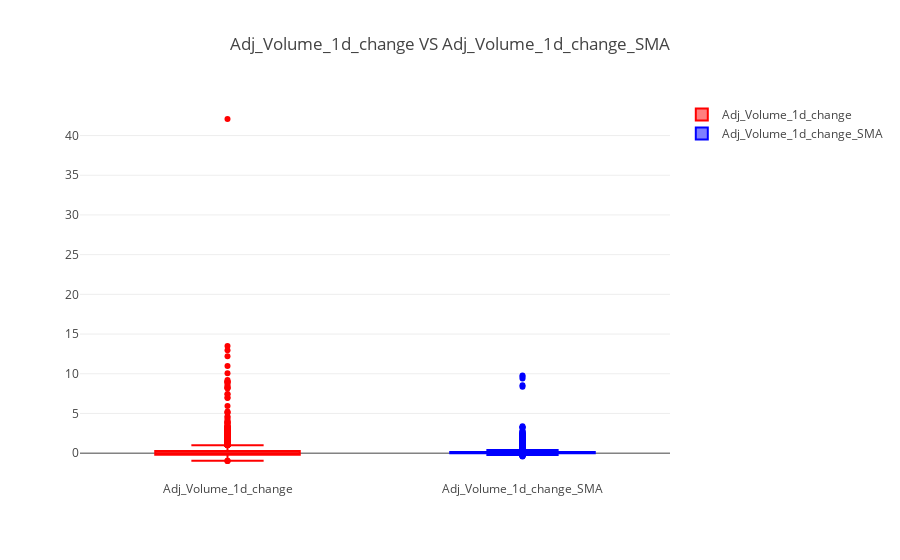

Here is the notebook cell this chart was saved with:
### Code cell
import plotly.graph_objs as go
from plotly.offline import init_notebook_mode, plot, iplot
init_notebook_mode(connected=True)

y0=spy_df.Adj_Volume_1d_change
y1=spy_df.Adj_Volume_1d_change_SMA


layout = go.Layout(
    title='Adj_Volume_1d_change VS Adj_Volume_1d_change_SMA')

trace0 = go.Box(y=y0,
    name = 'Adj_Volume_1d_change',
    marker = dict(
        color = 'rgb(255, 0, 0)',
    ))
trace1 = go.Box(y=y1,
    name = 'Adj_Volume_1d_change_SMA',
    marker = dict(
        color = 'rgb(0, 0, 255)',
    ))

data=[trace0,trace1]
fig = go.Figure(data=data, layout=layout)

iplot(fig)

### Figure 1 — Plotly figure (JSON) as saved in the notebook; plotly's stock layout.template omitted (floating-point values rounded to 4 significant figures; data arrays with more than 128 entries replaced by an {"elided": "..."} marker saying what was removed)
{"data": [{"marker": {"color": "rgb(255, 0, 0)"}, "name": "Adj_Volume_1d_change", "type": "box", "uid": "bab2e762-5123-4b23-9606-785356e2be30", "y": {"elided": "6144 float values"}}, {"marker": {"color": "rgb(0, 0, 255)"}, "name": "Adj_Volume_1d_change_SMA", "type": "box", "uid": "413fb38d-28cc-41b9-8c72-549cbb6de974", "y": {"elided": "6144 float values"}}], "layout": {"title": "Adj_Volume_1d_change VS Adj_Volume_1d_change_SMA"}}
